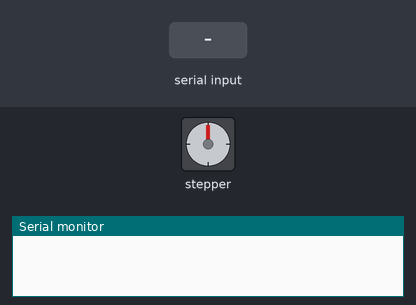
Simulated run of this sketch. Board: Arduino Uno, built with avr-gcc and run on an emulated ATmega328P. Shown: stepper motor, the last lines printed to the serial monitor. The inputs (shaded band) are chosen by the test bench. Stepper angles assume 2048 steps per turn.

Above: at 1.2 s.
1.3 s: "a" received over Serial
At 1.45 s:
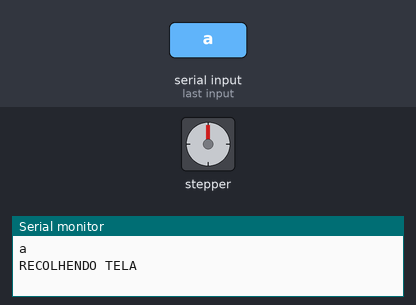
At 2.07 s:
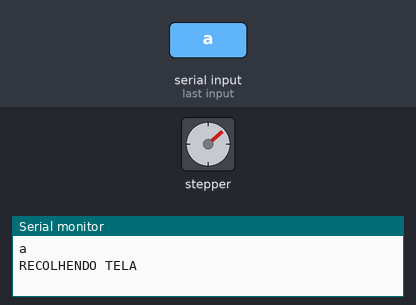
4.3 s: "b" received over Serial
7.3 s: "1" received over Serial
10.3 s: "a" received over Serial
At 10.78 s:
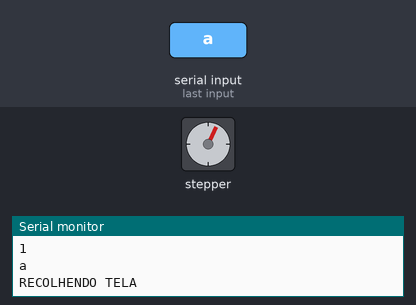
13.3 s: "b" received over Serial
Timing chart, 0 to 29.9 s (numbered marks = the images above; inputs shaded):
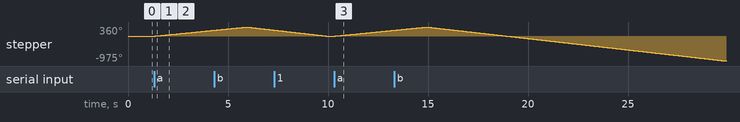

Measured:
- after the input at 1.3 s, stepper: keeps turning clockwise at about 78°/s, starting at once
- after the input at 10.3 s, stepper: keeps turning clockwise at about 78°/s, starting at once

The sketch:

Motor_de_passo.ino
```cpp
#include <Stepper.h>

const int passos = 2048;
char sentido;

Stepper myStepper(passos, 8, 10, 9, 11);

void setup() {
 Serial.begin(9600);
}

void loop() {
 if (Serial.available()) {
   sentido = Serial.read();
   Serial.println(sentido);
 }
 switch (sentido) {
  case 'a':
  abrir();
  break;
  case 'b':
  fechar();
  break;
 }
}

void abrir() {
 Serial.println("RECOLHENDO TELA");
 myStepper.setSpeed(13);
 myStepper.step(passos);
}

void fechar() {
 Serial.println("ABRINDO TELA");
 myStepper.setSpeed(15);
 myStepper.step(-passos);
}
```
